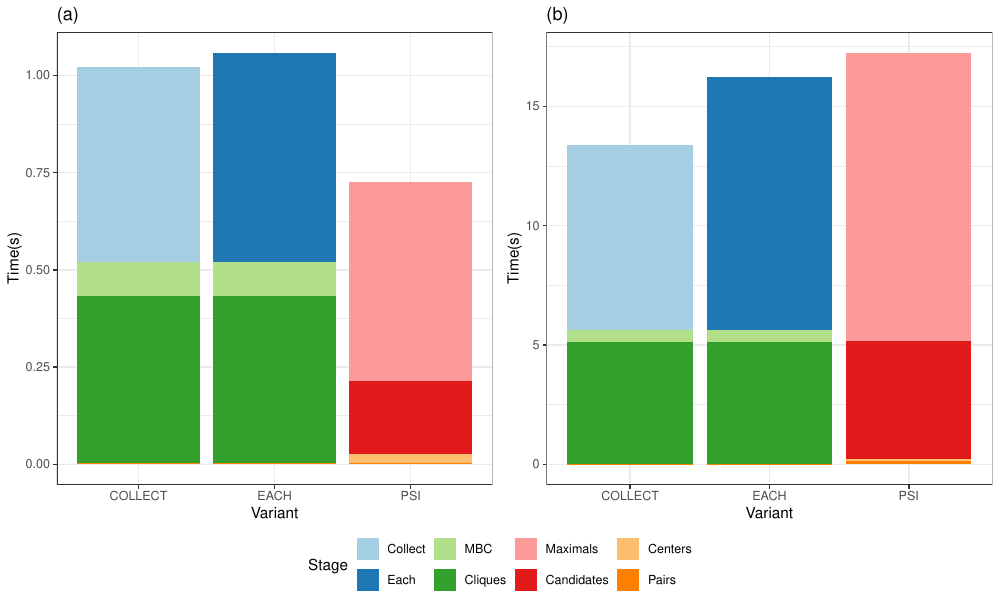

R code for this plot:
library(tidyverse)
library(ggpubr)

W = 8
H = 6

data_500 <- read_tsv("data_500.tsv", col_names = c("variant", "stage", "epsilon", "time"))

labels = c("Collect","Each","MBC","Cliques","Maximals","Candidates","Centers","Pairs")
p = ggplot(data = data_500, aes(x = variant, y = time, fill = stage)) +
  geom_bar(stat="identity", position="stack") +
  labs(title="", x="Variant", y="Time(s)") +
  theme_bw() + 
  scale_fill_brewer(name = "Stage", palette = "Paired", labels = labels) 
plot(p)
ggsave(paste0("cmbc_500_psi.pdf"), width = W, height = H)

data_2K <- read_tsv("data_2K.tsv", col_names = c("variant", "stage", "epsilon", "time"))

labels = c("Collect","Each","MBC","Cliques","Maximals","Candidates","Centers","Pairs")
q = ggplot(data = data_2K, aes(x = variant, y = time, fill = stage)) +
  geom_bar(stat="identity", position="stack") +
  labs(title="", x="Variant", y="Time(s)") +
  theme_bw() + 
  scale_fill_brewer(name = "Stage", palette = "Paired", labels = labels) 
plot(q)
ggsave(paste0("cmbc_2K_psi.pdf"), width = W, height = H)

ggarrange(p, q, ncol=2, nrow=1, common.legend = TRUE, legend="bottom")
ggsave(paste0("cmbc2.pdf"), width = 10, height = H)
